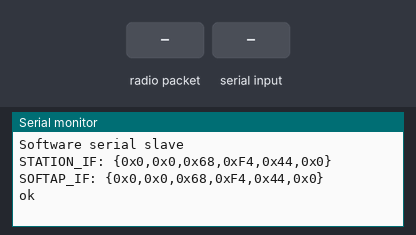
Bench run of a sketch on a simulated ESP8266 (NodeMCU). Parts: the last lines printed to the serial monitor. The inputs (shaded band) are chosen by the test bench.

Above: at 1.2 s.
1.3 s: radio packet "1" arrives
At 2.1 s:
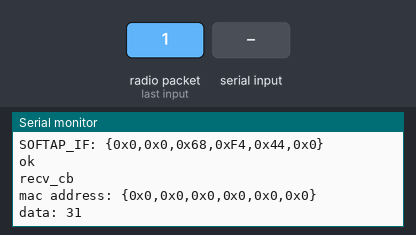
2.8 s: "1\n" received over Serial
At 4.2 s:
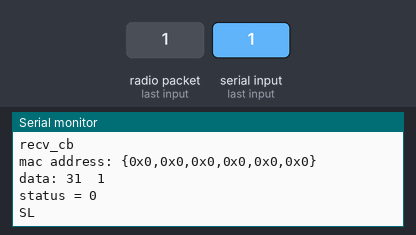

Measured:
- after the input at 1.3 s, the serial monitor: prints a new line at once (image 1)
- after the input at 2.8 s, the serial monitor: prints a new line at once (image 2)

The sketch:

ESPslave.ino
```cpp
#include <SoftwareSerial.h>
#include <Arduino.h>
#include <ESP8266WiFi.h>
extern "C" {
#include <espnow.h>
#include <user_interface.h>
}

#define WIFI_DEFAULT_CHANNEL 1

uint8_t esp1[] = {0x1A, 0xFE, 0x34, 0xA2, 0x46, 0x86};
uint8_t transmitStatus = 99;
uint8_t retry = 10;

void printMacAddress(uint8_t* macaddr) {
  Serial.print("{");
  for (int i = 0; i < 6; i++) {
    Serial.print("0x");
    Serial.print(macaddr[i], HEX);
    if (i < 5) Serial.print(',');
  }
  Serial.println("}");
}

void setup() {
  WiFi.disconnect();

  Serial.begin(38400);
  Serial.println("\nSoftware serial slave");

  WiFi.mode(WIFI_STA);
  //WiFi.softAP("ESPNowSlave","12345678",0,0);
  uint8_t macaddr[6];
  wifi_get_macaddr(STATION_IF, macaddr);
  Serial.print("STATION_IF: ");
  printMacAddress(macaddr);

  wifi_get_macaddr(SOFTAP_IF, macaddr);
  Serial.print("SOFTAP_IF: ");
  printMacAddress(macaddr);

  if (esp_now_init() == 0) {
    Serial.println("ok");
  } else {
    Serial.println("dl init failed");
    ESP.restart();
    return;
  }

  esp_now_set_self_role(ESP_NOW_ROLE_CONTROLLER);
  esp_now_register_recv_cb([](uint8_t *macaddr, uint8_t *data, uint8_t len) {
    Serial.println("recv_cb");

    Serial.print("mac address: ");
    printMacAddress(macaddr);

    Serial.print("data: ");
    for (int i = 0; i < len; i++) {
      Serial.print(data[i], HEX);
    }
    Serial.print("  ");
  });
  esp_now_register_send_cb([](uint8_t* macaddr, uint8_t status) {
    Serial.print("status = "); Serial.println(status);
    transmitStatus = status;
    if (status == 1){
          Serial.println("RE");
    }
    if (status == 0){
          Serial.println("SL");
    }

   // Serial.print("status = "); Serial.println(status);
  });
  int res1 = esp_now_add_peer(esp1, (uint8_t)ESP_NOW_ROLE_SLAVE, WIFI_DEFAULT_CHANNEL, NULL, 0);

}

uint8_t len = 20;
uint8_t data[] = {0,0,0,0,0,0,0,0,0,0,0,0,0,0,0,0,0,0,0,0,0};
uint8_t d2;
String str;

void loop() {

  while(Serial.available()) {
      str = Serial.readStringUntil('\n');
      Serial.println(str);

  }

 if (str != "") {
      str.trim();
      len = 20;
      uint8_t* datab = (uint8_t*)str.c_str();
      esp_now_send(NULL, datab,len);
     str = "";
    }
}
```
